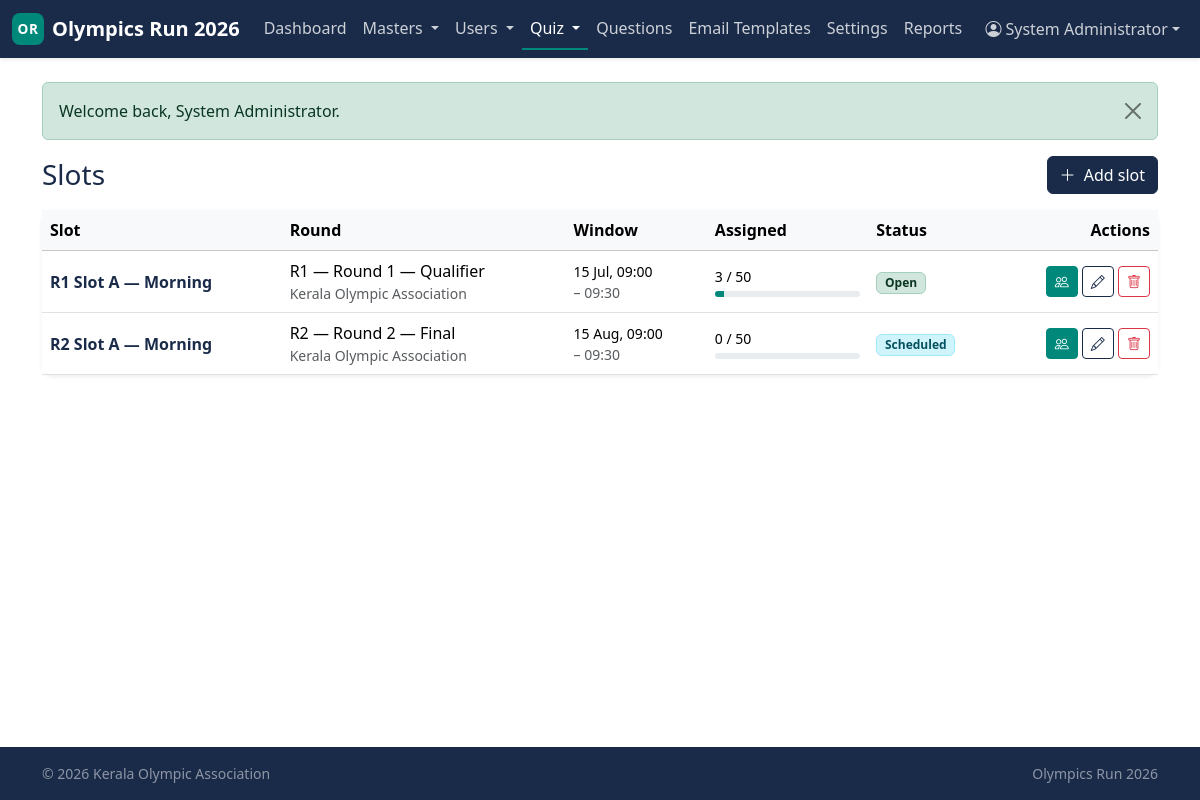
Screenshot of /admin/slots (signed in) with the database file from the repository.
### tables this page shows
CREATE TABLE slots (
    slot_id        INT UNSIGNED  NOT NULL AUTO_INCREMENT,
    round_id       INT UNSIGNED  NOT NULL,
    slot_label     VARCHAR(100)  NULL,
    starts_at      DATETIME      NOT NULL,
    ends_at        DATETIME      NOT NULL,
    capacity       INT UNSIGNED  NOT NULL DEFAULT 50,
    status         ENUM('scheduled','open','closed','cancelled')
                            NOT NULL DEFAULT 'scheduled',
    created_by_user_id INT UNSIGNED NULL,
    created_at     DATETIME      NOT NULL DEFAULT CURRENT_TIMESTAMP,
    updated_at     DATETIME      NOT NULL DEFAULT CURRENT_TIMESTAMP
                                                ON UPDATE CURRENT_TIMESTAMP,
    PRIMARY KEY (slot_id),
    KEY idx_slot_round (round_id),
    KEY idx_slot_starts (starts_at),
    KEY idx_slot_status (status),
    CONSTRAINT fk_slot_round
        FOREIGN KEY (round_id) REFERENCES rounds(round_id)
        ON DELETE CASCADE,
    CONSTRAINT fk_slot_creator
        FOREIGN KEY (created_by_user_id)
            REFERENCES association_users(association_user_id)
        ON DELETE SET NULL
);

CREATE TABLE rounds (
    round_id              INT UNSIGNED  NOT NULL AUTO_INCREMENT,
    association_id        INT UNSIGNED  NOT NULL,
    round_number          TINYINT UNSIGNED NOT NULL,
    name                  VARCHAR(100)  NOT NULL,
    description           TEXT          NULL,
    slot_duration_minutes INT UNSIGNED  NOT NULL DEFAULT 30,
    quiz_duration_minutes INT UNSIGNED  NOT NULL DEFAULT 15,
    questions_per_quiz    INT UNSIGNED  NOT NULL DEFAULT 30,
    marks_correct         DECIMAL(5,2)  NOT NULL DEFAULT 1.00,
    marks_wrong           DECIMAL(5,2)  NOT NULL DEFAULT 0.00,
    marks_unanswered      DECIMAL(5,2)  NOT NULL DEFAULT 0.00,
    qualifiers_count      INT UNSIGNED  NULL,
    status                ENUM('draft','open','closed','published')
                                NOT NULL DEFAULT 'draft',
    starts_at             DATETIME      NULL,
    ends_at               DATETIME      NULL,
    created_at            DATETIME      NOT NULL DEFAULT CURRENT_TIMESTAMP,
    updated_at            DATETIME      NOT NULL DEFAULT CURRENT_TIMESTAMP
                                                ON UPDATE CURRENT_TIMESTAMP,
    PRIMARY KEY (round_id),
    UNIQUE KEY uniq_assoc_round (association_id, round_number),
    KEY idx_round_status (status),
    CONSTRAINT fk_round_assoc
        FOREIGN KEY (association_id) REFERENCES associations(association_id)
        ON DELETE CASCADE
);

CREATE TABLE associations (
    association_id  INT UNSIGNED  NOT NULL AUTO_INCREMENT,
    name            VARCHAR(200)  NOT NULL,
    short_code      VARCHAR(20)   NOT NULL,
    region          VARCHAR(100)  NULL,
    contact_email   VARCHAR(190)  NULL,
    contact_phone   VARCHAR(20)   NULL,
    address         TEXT          NULL,
    logo_path       VARCHAR(255)  NULL,
    status          ENUM('active','inactive') NOT NULL DEFAULT 'active',
    created_by_admin_id INT UNSIGNED NULL,
    created_at      DATETIME      NOT NULL DEFAULT CURRENT_TIMESTAMP,
    updated_at      DATETIME      NOT NULL DEFAULT CURRENT_TIMESTAMP
                                                ON UPDATE CURRENT_TIMESTAMP,
    PRIMARY KEY (association_id),
    UNIQUE KEY uniq_assoc_code (short_code),
    KEY idx_assoc_status (status),
    KEY idx_assoc_region (region),
    CONSTRAINT fk_assoc_created_by
        FOREIGN KEY (created_by_admin_id) REFERENCES admins(admin_id)
        ON DELETE SET NULL
);

### includes/helpers.php (called while the page is built, shortened)
<?php
function e(?string $value): string
{
    return htmlspecialchars((string)$value, ENT_QUOTES | ENT_SUBSTITUTE, 'UTF-8');
}
function view(string $template, array $data = []): string
{
    $__file = __DIR__ . '/../views/' . $template . '.php';
    extract($data, EXTR_SKIP);
    include $__file;
    return ob_get_clean();
}
function render(string $template, array $data = []): void
{
    $content   = view($template, $data);
    include __DIR__ . '/../views/layouts/app.php';
}
function status_badge(?string $status): string
{
    $map = [
        'active'         => 'bg-success-subtle text-success-emphasis border border-success-subtle',
        'approved'       => 'bg-success-subtle text-success-emphasis border border-success-subtle',
        'open'           => 'bg-success-subtle text-success-emphasis border border-success-subtle',
        'published'      => 'bg-success-subtle text-success-emphasis border border-success-subtle',
        'pending'        => 'bg-warning-subtle text-warning-emphasis border border-warning-subtle',
        'needs_revision' => 'bg-warning-subtle text-warning-emphasis border border-warning-subtle',
        'scheduled'      => 'bg-info-subtle text-info-emphasis border border-info-subtle',
        'draft'          => 'bg-secondary-subtle text-secondary-emphasis border border-secondary-subtle',
        'closed'         => 'bg-secondary-subtle text-secondary-emphasis border border-secondary-subtle',
        'inactive'       => 'bg-secondary-subtle text-secondary-emphasis border border-secondary-subtle',
        'suspended'      => 'bg-danger-subtle text-danger-emphasis border border-danger-subtle',
        'rejected'       => 'bg-danger-subtle text-danger-emphasis border border-danger-subtle',
        'cancelled'      => 'bg-danger-subtle text-danger-emphasis border border-danger-subtle',
        'disqualified'   => 'bg-danger-subtle text-danger-emphasis border border-danger-subtle',
    ];
    $key = strtolower((string)$status);
    return 'badge ' . ($map[$key] ?? 'bg-light text-dark border');
}
function status_label(?string $status): string
{
    return ucwords(str_replace('_', ' ', (string)$status));
}
function dt_display(?string $mysqlDatetime, string $format = 'd M Y, h:i A'): string
{
    $ts = strtotime($mysqlDatetime);
    return $ts === false ? '—' : date($format, $ts);
}

### controllers/AdminSlotsController.php (called while the page is built, shortened)
<?php
final class AdminSlotsController
{
    public function index(): void
    {
        render('admin/slots/index', [
            'title' => 'Slots — Admin',
            'slots' => Slot::all(),
        ]);
    }
}

### includes/Database.php (called while the page is built, shortened)
<?php
final class Database
{
    private static ?PDO $pdo = null;
    public static function connection(): PDO
    {
        $cfg = $GLOBALS['APP_CONFIG']['db'];
        $dsn = sprintf(
            'mysql:host=%s;port=%d;dbname=%s;charset=%s',
            $cfg['host'],
            $cfg['port'],
            $cfg['name'],
            $cfg['charset']
        );
        self::$pdo = new PDO($dsn, $cfg['user'], $cfg['pass'], [
            PDO::ATTR_ERRMODE            => PDO::ERRMODE_EXCEPTION,
            PDO::ATTR_DEFAULT_FETCH_MODE => PDO::FETCH_ASSOC,
            PDO::ATTR_EMULATE_PREPARES   => false,
            PDO::MYSQL_ATTR_INIT_COMMAND => "SET NAMES utf8mb4 COLLATE utf8mb4_unicode_ci",
        ]);
        return self::$pdo;
    }
    public static function query(string $sql, array $params = []): PDOStatement
    {
        $stmt = self::connection()->prepare($sql);
        $stmt->execute($params);
        return $stmt;
    }
    public static function fetchAll(string $sql, array $params = []): array
    {
        return self::query($sql, $params)->fetchAll();
    }
}

### models/Slot.php (called while the page is built, shortened)
<?php
final class Slot
{
    public static function all(): array
    {
        return Database::fetchAll(
            'SELECT s.*, r.round_number, r.name AS round_name,
                    r.association_id, a.name AS association_name,
                    (SELECT COUNT(*) FROM slot_schools ss WHERE ss.slot_id = s.slot_id) AS assigned_count
               FROM slots s
               JOIN rounds r       ON r.round_id = s.round_id
               JOIN associations a ON a.association_id = r.association_id
              ORDER BY s.starts_at ASC'
        );
    }
}

### views/admin/slots/index.php (the view, shortened to what this page needs)
<div class="d-md-flex justify-content-between align-items-center mb-3">
    <h1 class="h3 text-navy mb-2 mb-md-0">Slots</h1>
    <a href="/admin/slots/new" class="btn btn-primary">
        <i class="bi bi-plus-lg me-1"></i> Add slot
    </a>
</div>
<div class="card panel border-0 shadow-sm">
    <div class="table-responsive">
        <table class="table align-middle mb-0">
            <thead class="table-light">
                <tr>
                    <th>Slot</th>
                    <th class="d-none d-md-table-cell">Round</th>
                    <th>Window</th>
                    <th>Assigned</th>
                    <th>Status</th>
                    <th class="text-end">Actions</th>
                </tr>
            </thead>
            <tbody>
                <?php if (empty($slots)): ?>
                    <tr><td colspan="6" class="text-center text-muted py-4">No slots yet.</td></tr>
                <?php else: foreach ($slots as $s):
                    $cap = (int)$s['capacity']; $used = (int)$s['assigned_count'];
                    $pct = $cap > 0 ? min(100, (int)round($used / $cap * 100)) : 0; ?>
                    <tr>
                        <td>
                            <div class="fw-semibold text-navy"><?= e($s['slot_label'] ?? '—') ?></div>
                        </td>
                        <td class="d-none d-md-table-cell">
                            <div>R<?= (int)$s['round_number'] ?> — <?= e($s['round_name']) ?></div>
                            <div class="small text-muted"><?= e($s['association_name']) ?></div>
                        </td>
                        <td class="small">
                            <?= e(dt_display($s['starts_at'], 'd M, H:i')) ?><br>
                            <span class="text-muted">– <?= e(dt_display($s['ends_at'], 'H:i')) ?></span>
                        </td>
                        <td style="min-width:120px">
                            <div class="small mb-1"><?= $used ?> / <?= $cap ?></div>
                            <div class="progress" style="height:6px">
                                <div class="progress-bar bg-accent" role="progressbar"
                                     style="width: <?= $pct ?>%"
                                     aria-valuenow="<?= $used ?>" aria-valuemin="0" aria-valuemax="<?= $cap ?>"></div>
                            </div>
                        </td>
                        <td><span class="<?= status_badge($s['status']) ?>"><?= e(status_label($s['status'])) ?></span></td>
                        <td class="text-end text-nowrap">
                            <a href="/admin/slots/<?= (int)$s['slot_id'] ?>/assign"
                               class="btn btn-sm btn-accent text-white" title="Assign schools">
                                <i class="bi bi-people"></i>
                            </a>
                            <a href="/admin/slots/<?= (int)$s['slot_id'] ?>/edit"
                               class="btn btn-sm btn-outline-navy"><i class="bi bi-pencil"></i></a>
                            <form action="/admin/slots/<?= (int)$s['slot_id'] ?>/delete"
                                  method="post" class="d-inline"
                                  onsubmit="return confirm('Delete this slot?');">
                                <button class="btn btn-sm btn-outline-danger"><i class="bi bi-trash"></i></button>
                            </form>
                        </td>
                    </tr>
                <?php endforeach; endif; ?>
            </tbody>
        </table>
    </div>
</div>

### public/index.php (shortened to what this page needs)
<?php
$reqPath = strtok($_SERVER['REQUEST_URI'] ?? '/', '?') ?: '/';
$reqPath = rtrim($reqPath, '/') ?: '/';
$method  = $_SERVER['REQUEST_METHOD'] ?? 'GET';
foreach ($routes as $pattern => $handler) {
    [$rMethod, $rPath] = explode(' ', $pattern, 2);
    if ($rMethod !== $method) continue;
    if (!str_contains($rPath, '{')) {
        if ($rPath !== $reqPath) continue;
        $params = [];
    } else {
        $regex = '#^' . preg_replace('#\{(\w+)\}#', '(?<$1>[^/]+)', $rPath) . '$#';
        if (!preg_match($regex, $reqPath, $m)) continue;
        $params = array_values(array_filter(
            $m,
            static fn($k) => is_string($k),
            ARRAY_FILTER_USE_KEY
        ));
    }
    if (is_array($handler)) {
        [$class, $methodName] = $handler;
        (new $class)->$methodName(...$params);
    } else {
        $handler(...$params);
    }
    return;
}

### public/css/app.css (style rules this page uses)
:root { --or-navy: #1A2B49; --or-navy-700: #14223A; --or-navy-300: #4A5A75; --or-teal: #00897B; --or-teal-700: #006B61; --or-teal-300: #4DB6A6; --or-panel: #F5F7FA; --or-panel-dark: #E6EAF1; --or-bg: #FFFFFF; --or-text: #1F2937; --or-muted: #6B7280; }
:root, [data-bs-theme="light"] { --bs-primary: var(--or-navy); --bs-primary-rgb: 26, 43, 73; --bs-link-color: var(--or-teal); --bs-link-color-rgb: 0, 137, 123; --bs-link-hover-color: var(--or-teal-700); --bs-body-bg: var(--or-bg); --bs-body-color: var(--or-text); }
body.bg-app { background-color: var(--or-bg); color: var(--or-text); }
.text-navy { color: var(--or-navy) !important; }
.card.panel { background-color: var(--or-panel); border-radius: 0.75rem; }
.btn-primary { --bs-btn-bg: var(--or-navy); --bs-btn-border-color: var(--or-navy); --bs-btn-hover-bg: var(--or-navy-700); --bs-btn-hover-border-color: var(--or-navy-700); --bs-btn-active-bg: var(--or-navy-700); --bs-btn-active-border-color: var(--or-navy-700); --bs-btn-disabled-bg: var(--or-navy-300); --bs-btn-disabled-border-color: var(--or-navy-300); }
.btn-accent { --bs-btn-color: #fff; --bs-btn-bg: var(--or-teal); --bs-btn-border-color: var(--or-teal); --bs-btn-hover-color: #fff; --bs-btn-hover-bg: var(--or-teal-700); --bs-btn-hover-border-color: var(--or-teal-700); --bs-btn-active-color: #fff; --bs-btn-active-bg: var(--or-teal-700); --bs-btn-active-border-color: var(--or-teal-700); }
.btn-outline-navy { --bs-btn-color: var(--or-navy); --bs-btn-border-color: var(--or-navy); --bs-btn-hover-color: #fff; --bs-btn-hover-bg: var(--or-navy); --bs-btn-hover-border-color: var(--or-navy); }

### views/admin/slots/index.php (style rules this page uses)
.bg-accent { background-color:var(--or-teal)!important; }

### rows the page displays
slots: slot_label "R1 Slot A — Morning", round.round_number "1", round.name "Round 1 — Qualifier", associations.name "Kerala Olympic Association", starts_at "15 Jul, 09:00", ends_at "09:30", used "3", capacity "50", status "Open"
slots: slot_label "R2 Slot A — Morning", round.round_number "2", round.name "Round 2 — Final", associations.name "Kerala Olympic Association", starts_at "15 Aug, 09:00", ends_at "09:30", used "0", capacity "50", status "Scheduled"

### other values shown
$item['label'] "Dashboard"
$item['label'] "Masters"
$item['label'] "Users"
$item['label'] "Quiz"
$item['label'] "Questions"
$item['label'] "Email Templates"
$item['label'] "Settings"
$item['label'] "Reports"
$msg "Welcome back, System Administrator."
